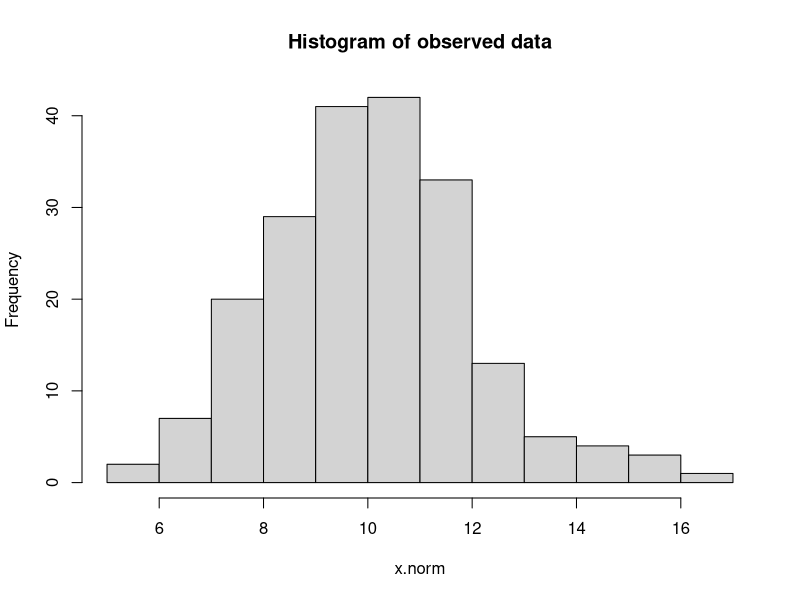
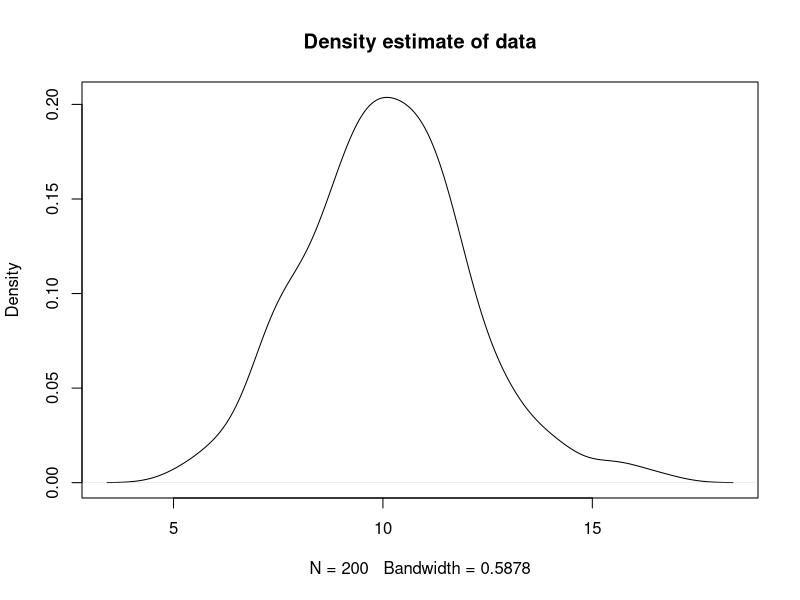
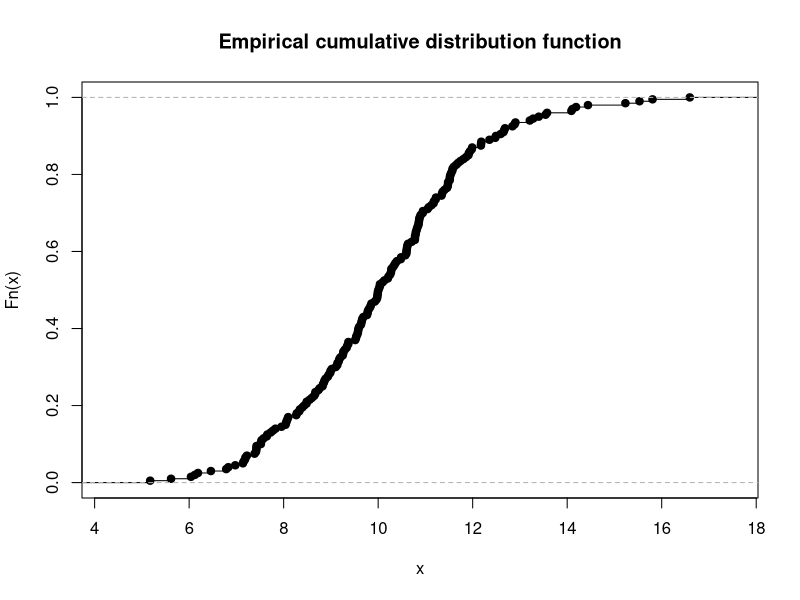
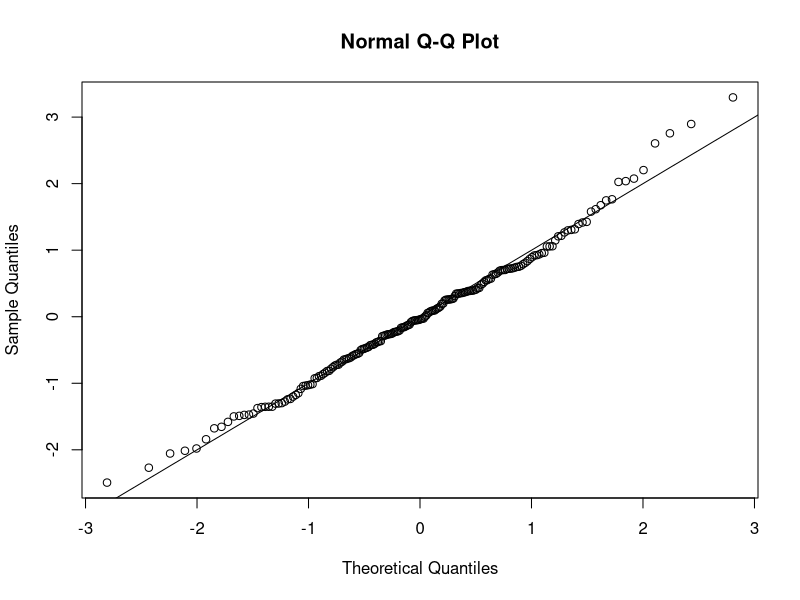
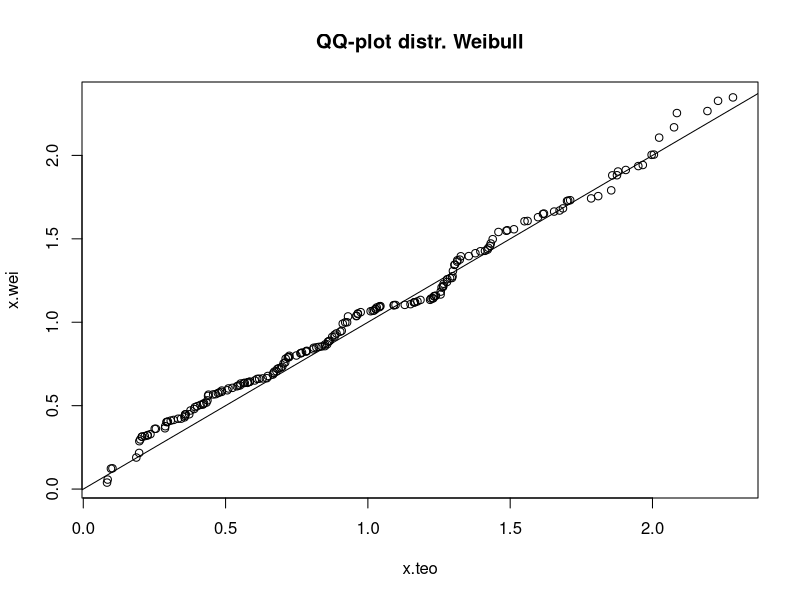
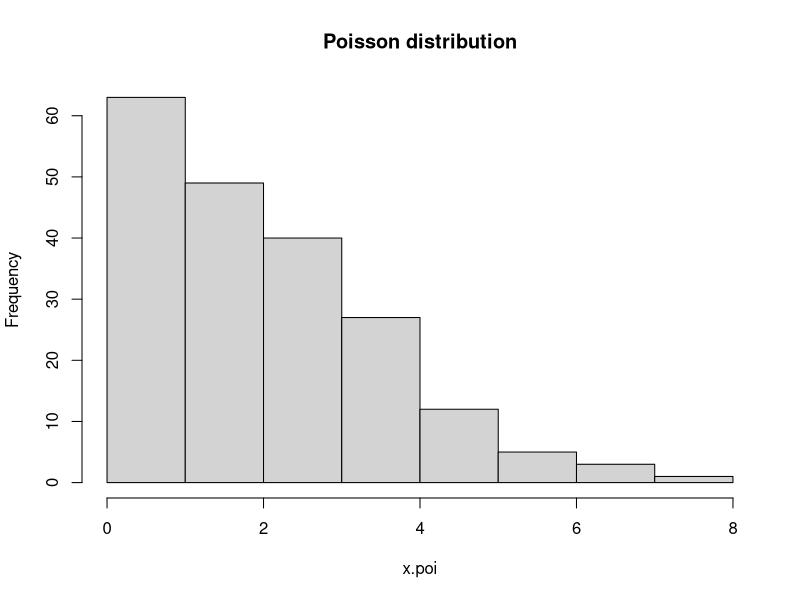
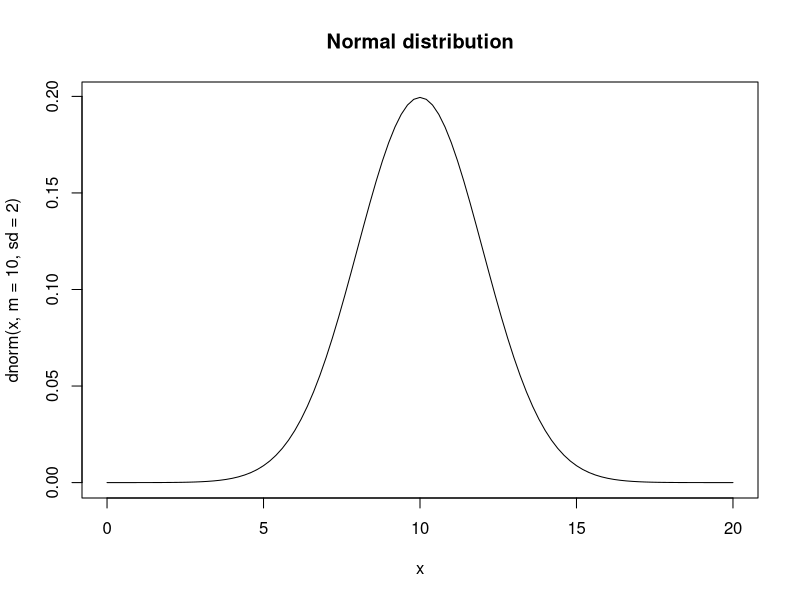
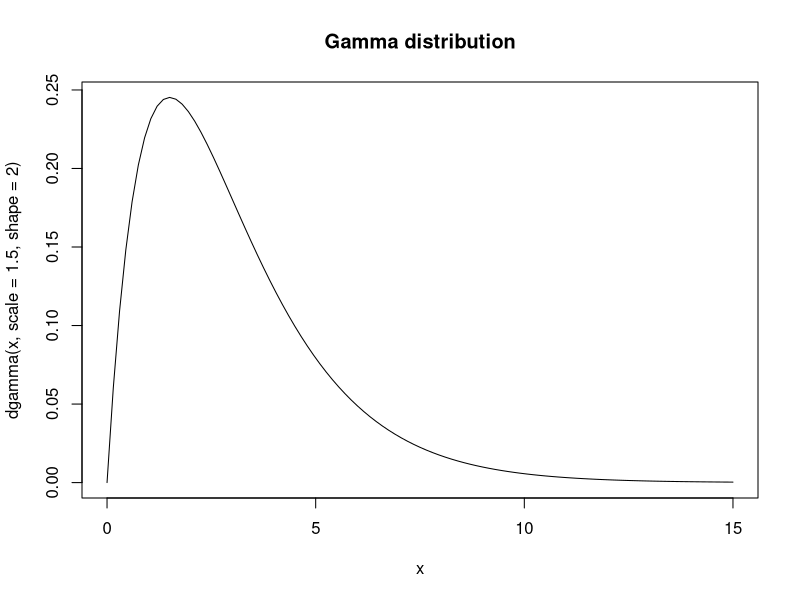

Generate these figures, in order, with R:
x.norm<-rnorm(n=200,m=10,sd=2)
hist(x.norm,main="Histogram of observed data")
plot(density(x.norm),main="Density estimate of data")
plot(ecdf(x.norm), main='Empirical cumulative distribution function')

z.norm <- (x.norm-mean(x.norm)) / sd(x.norm) ## standardized data 
qqnorm(z.norm) ## drawing the QQplot
abline(0, 1) ## drawing a 45-degree reference line

x.wei<-rweibull(n=200,shape=2.1,scale=1.1) ## sampling from a Weibull distribution with parameters shape=2.1 and scale=1.1 
x.teo<-rweibull(n=200,shape=2, scale=1) ## theorical quantiles from a Weibull population with known paramters shape=2 e scale=1 
qqplot(x.teo,x.wei,main="QQ-plot distr. Weibull") ## QQ-plot
abline(0,1) ## a 45-degree reference line is plotted

x.poi<-rpois(n = 200, lambda = 2.5)
hist(x.poi, main = "Poisson distribution")
curve(dnorm(x, m = 10, sd = 2), from = 0,to = 20, main = "Normal distribution")

curve(dgamma(x, scale=1.5, shape=2),from=0, to=15, main="Gamma distribution")

curve(dweibull(x, scale=2.5, shape=1.5),from=0, to=15, main="Weibull distribution")

library(fBasics) ## package loading
skewness(x.norm) ## skewness of a normal distribution
kurtosis(x.norm)

skewness(x.wei) ## skewness of a Weibull distribution
kurtosis(x.wei)

mean.hat<-mean(x.norm)
mean.hat
